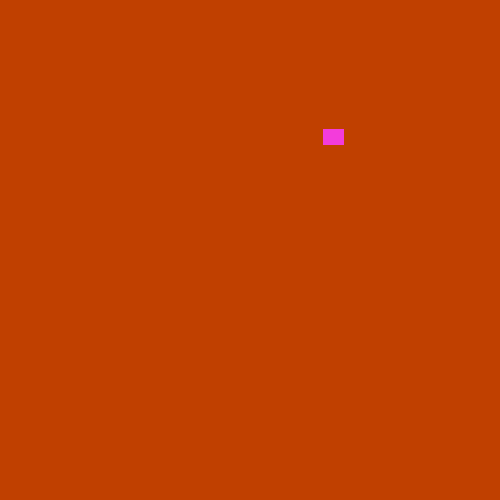
Frame 1 (no input)
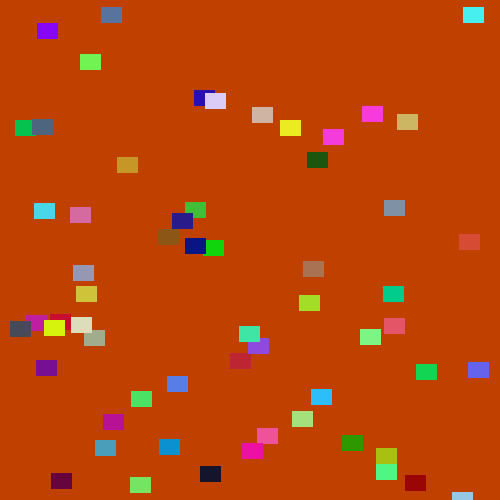
Frame 60 (the mouse pressed at the canvas centre just before this capture)
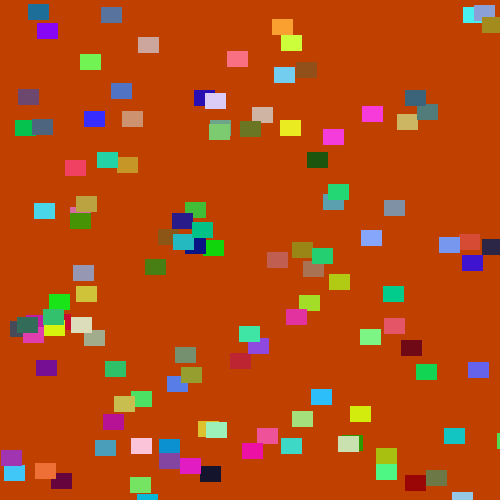
Frame 120 (the mouse held since frame 60 and released just before this capture)

The Processing sketch that drew these frames (run headless with seeded random() and noise(); from frame 60 on, the mouse is pressed at the canvas centre):

// Processing sketch: processing_35232
// ── processing_35232.pde

int lastX = 200;  // last x value
int lastY = 200;  // last y value


void setup() {
  smooth();
  size(500, 500);
  background(192, 64, 0);
  stroke(255);
  frameRate(10);
}

void draw() {
  int randomX;
  int randomY;

  //generate random rect starting point
  randomX = int(random(500));
  randomY = int(random(500));


  int r = int(random(256));
  int g = int(random(256));    
  int b = int(random(256));

  //random color and size, draw the rect
  stroke(r, g, b);
  fill(r, g, b);   //lalalalalala
  rect(randomX, randomY, 20, 15);
}


void mousePressed() {

  int randomX;
  int randomY;
  int r = int(random(256));
  int g = int(random(256));    
  int b = int(random(256));

  //generate random rect starting point
  randomX = int(random(500));
  randomY = int(random(500));

  // reset stroke to white
  stroke(255);
  fill(40, 80, 123);
  rect(randomX, randomY, 50, 30);

  // draw mouse line
  line(lastX, lastY, mouseX, mouseY);

  //save last click
  lastX = mouseX;
  lastY = mouseY;
}
